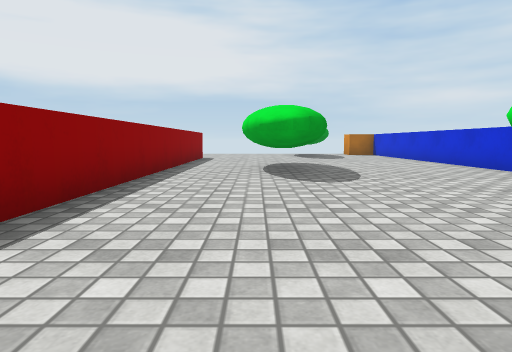
view 1 (above)

16 first-person views from a walk through a scene from a Unity 3-D project. The camera is 0.68 m above the floor, tilts 6° down and sees 75° across. The floor is counted in squares, 1 m on a side. Each view is taken from the middle of a square. On the plan, view 1 faces up. The plan holds only what a view shows up to about 10 squares ahead; the rest is blank. The place goes on beyond the plan. Surface patterns are stand-ins for the level's own textures.

view 2
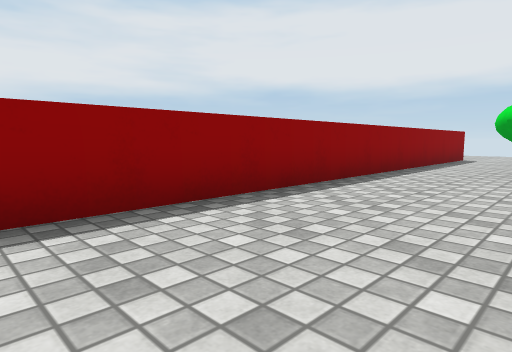

view 3
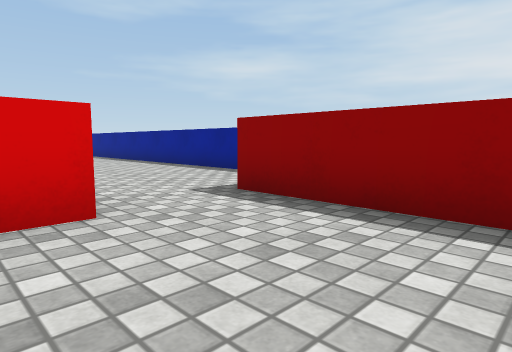

view 4
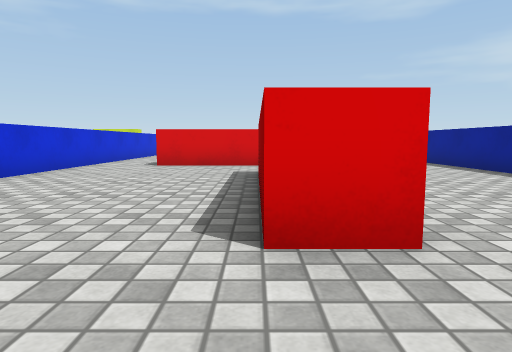

view 5
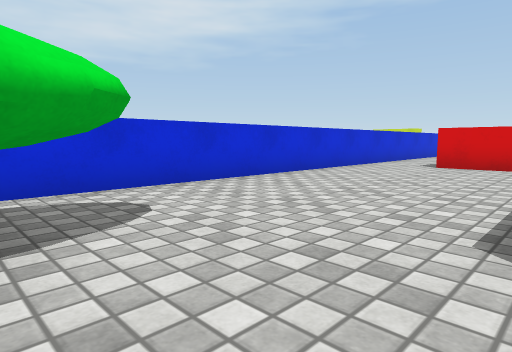

view 6
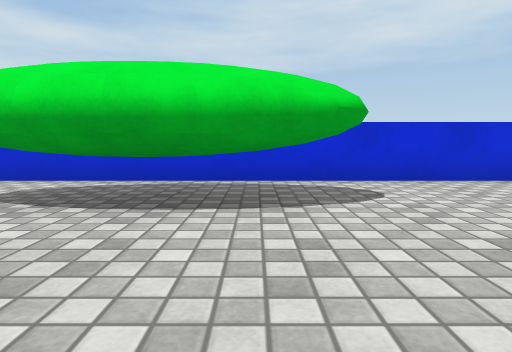

view 7
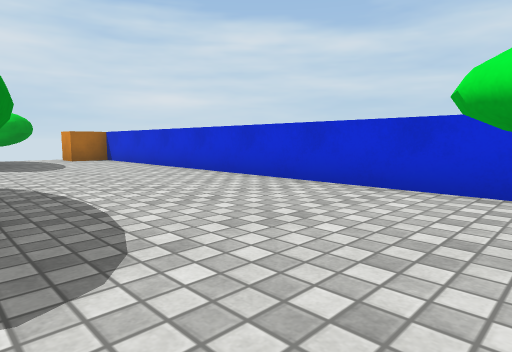

view 8
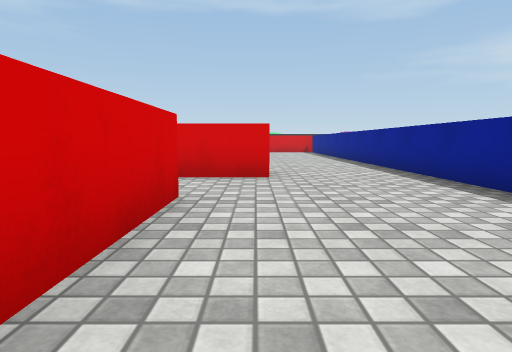

view 9
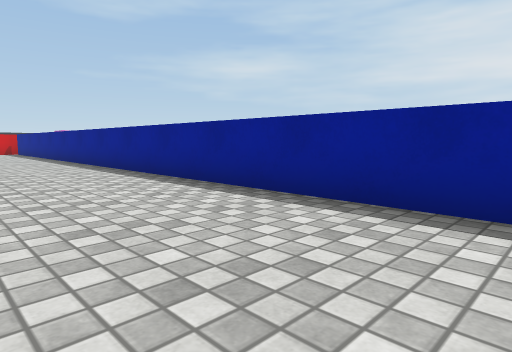

view 10
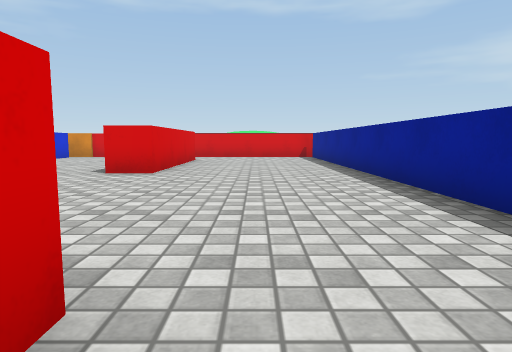

view 11
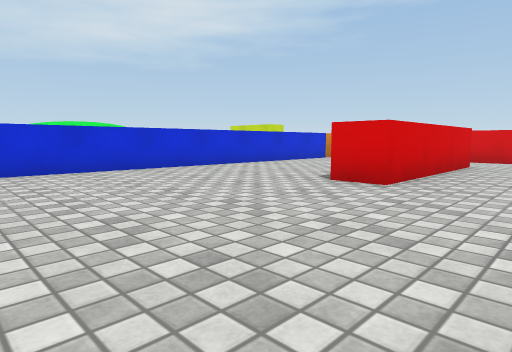

view 12
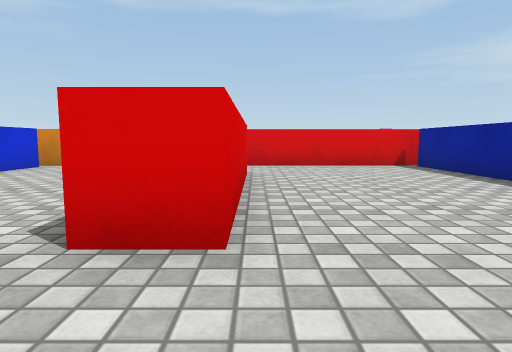

view 13
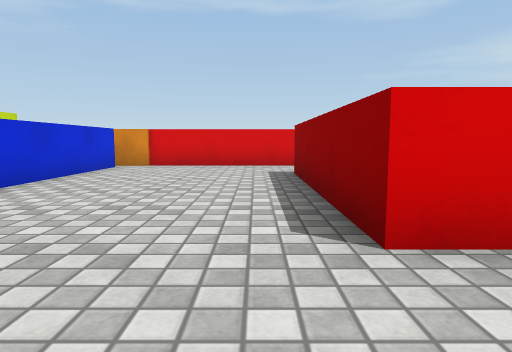

view 14
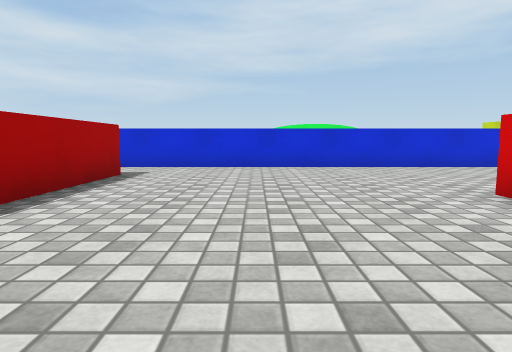

view 15
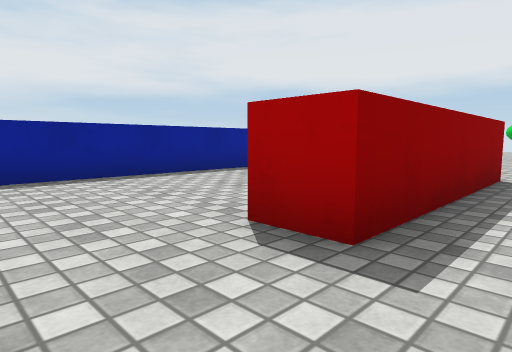

view 16
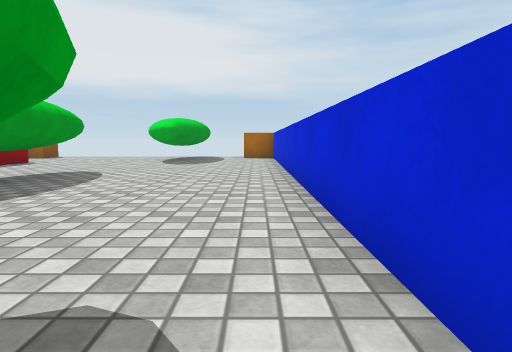

### Floor plan
Key: @ floor where view 1 was taken; # wall or solid block; . floor; T thing the floor can be seen under or through; B orange block.
Columns run from 4 left of view 1 to 7 right of it. Each row starts with its distance up from view 1.
 11  #........#
 10  #.. #....#
  9  #.. #....#
  8  #..##....#
  7  #..##....#
  6  #...#....#
  5  #........#
  4  #.....TT.#
  3  #.....TT.#
  2  #.....TT.#
  1  #.....TT.#
  0  #..@...T.#
 -1 ##........#
 -2 #...##....#
 -3 #...##....#
 -4 #...##....#
 -5 #...##....#
 -6 #...##....#
 -7 #.........#
 -8 #.........#
 -9 #..#####..#
-10 #.........#
-11 #.........#
-12 #.........#
-13 #.........#
-14 #.........#
-15 #.........#
-16 #....#....#
-17 #....#....#
-18 #....#....#
-19 #....#....#
-20 #....#....#
-21 #.........#
-22 #..........
-23 ##########BB

Where each view was taken, in squares from view 1:
view 1: 0 up, 0 right, facing up
view 2: 0 up, 1 right, facing up-left
view 3: 2 up, 1 right, facing down-left
view 4: 1 up, 1 right, facing down
view 5: 1 up, 1 right, facing down-right
view 6: 1 up, 0 right, facing right
view 7: 4 up, 1 right, facing up-right
view 8: 2 down, 1 left, facing down
view 9: 2 down, 1 left, facing down-left
view 10: 8 down, 2 left, facing down
view 11: 10 down, 2 left, facing down-right
view 12: 13 down, 0 right, facing down
view 13: 13 down, 2 right, facing down
view 14: 12 down, 3 left, facing right
view 15: 8 down, 2 right, facing up-left
view 16: 3 up, 5 right, facing up
